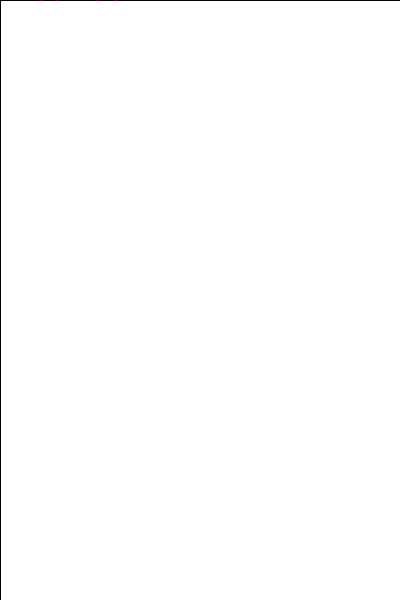
Frame 1 (no input)
Frame 60 (the mouse pressed at the canvas centre just before this capture): identical to frame 1, image omitted
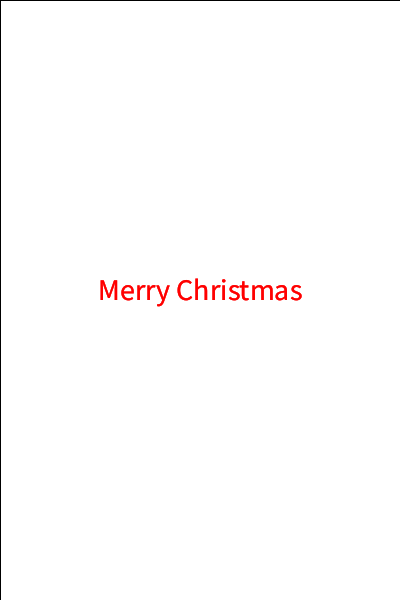
Frame 120 (the mouse held since frame 60 and released just before this capture)

The Processing sketch that drew these frames (run headless with seeded random() and noise(); from frame 60 on, the mouse is pressed at the canvas centre):

// Processing sketch: processing_48476
// ── processing_48476.pde

void setup()
{
  size(400,600);
  background( 255, 255, 255);
  smooth();
  textAlign(CENTER);
  frameRate(15);
  textSize(36);
  
}
void draw()
{
  fill(255, 255, 255, 75);
  rect(0, 0, width, height);
  
  
  textSize( mouseY/10 );
  fill(255,0,0);     // red
  
  if(mouseY>height/2)
  {
    fill (0,255,0);  // green
  }
  
  text("Merry Christmas", mouseX, mouseY );
  
}
